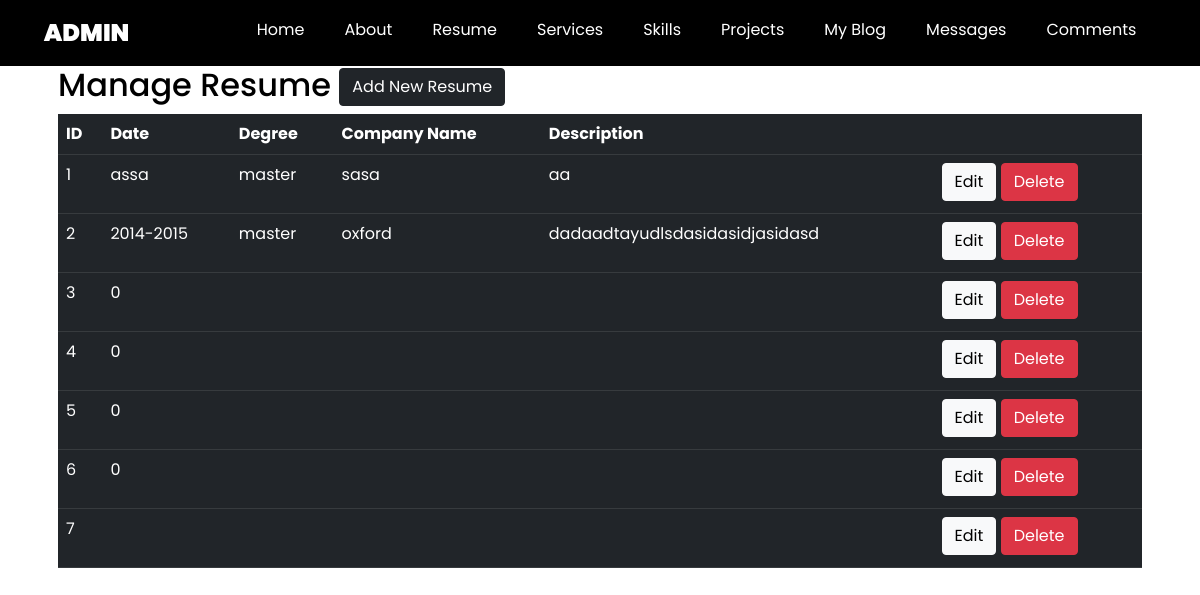
The app's page /admin/resume-list, older data.
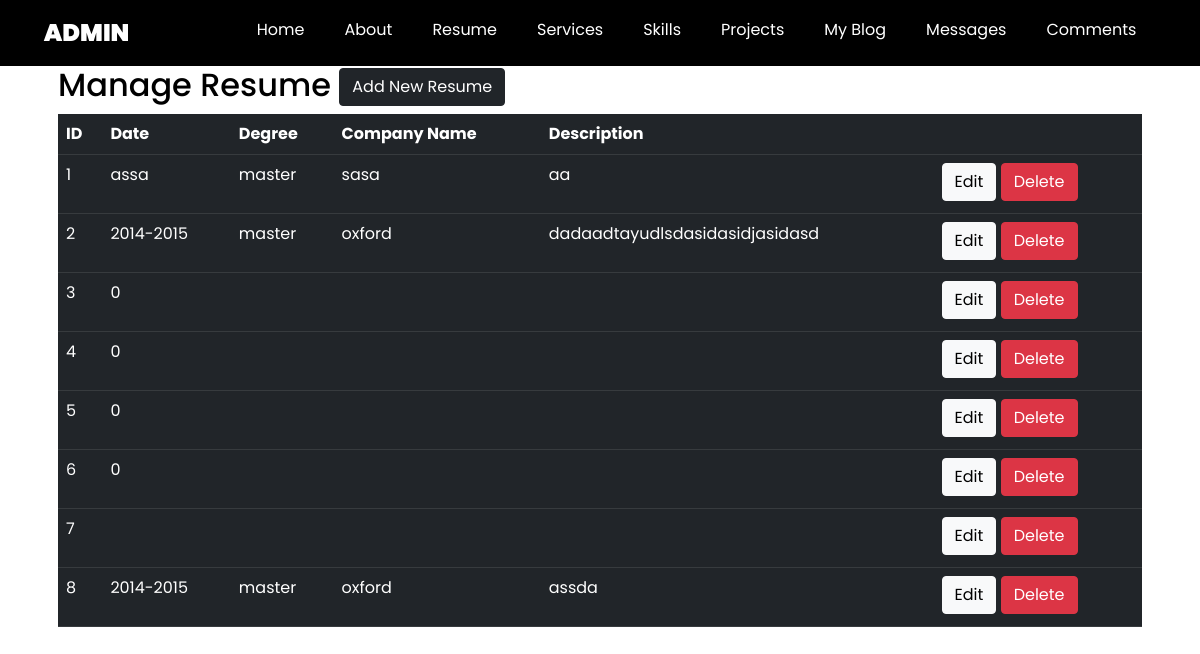
The same page, newer data.
### PortfolioProject/models.py (models this page shows, shortened)
class Resume(db.Model):
    __tablename__ = 'resume'
    id = db.Column(db.Integer, primary_key=True)
    date = db.Column(db.Integer, nullable=False)
    degree = db.Column(db.String(100), nullable=False)
    company_name = db.Column(db.String(100), nullable=False)
    description = db.Column(db.Text, nullable=False)

### PortfolioProject/controlers.py (the view)
@app.route('/admin/resume-list')
def resume_list():
    resumes = Resume.query.all()
    return render_template('admin/resume-list.html', resumes=resumes)

### PortfolioProject/templates/admin/resume-list.html
{% extends 'admin/base.html' %} {% block content %}
<div class="container" style="position: relative; top: 50px;">
    <div class="row">
        <div class="col md-12">
            <div class="jumbotron p-3">
                <h2>Manage Resume
                    <a href="{{url_for('resume_add')}}"> <button type="button" class="btn btn-dark float-right" data-toggle="modal" data-target="#mymodal">Add New Resume</button></a>
                </h2>
                <table class="table table-hover table-dark col md-12">
                    <tr>
                        <th>ID</th>
                        <th>Date</th>
                        <th>Degree</th>
                        <th>Company Name</th>
                        <th>Description</th>
                        <th></th>
                    </tr>
                    {% for resume in resumes %}
                    <tr>
                        <td>{{resume.id}}</td>
                        <td>{{resume.date}}</td>
                        <td>{{resume.degree}}</td>
                        <td>{{resume.company_name}}</td>
                        <td>{{resume.description}}</td>
                        <td>
                            <a href="{{url_for('resume_edit', id=resume.id)}}" class="btn btn-light btn-xs mb-1">Edit</a>
                            <a href="{{url_for('resume_delete', id=resume.id)}}" class="btn btn-danger btn-xs mb-1" onclick="return confirm('Are You Sure To Delete?')">Delete</a>
                        </td>
                    </tr>
                    {% endfor %}
                </table>
            </div>
        </div>
    </div>
</div>
{% endblock %}

Row changes from the older to the newer data that the page shows:
added Resume: id "8", date "2014-2015", degree "master", company_name "oxford", description "assda"
